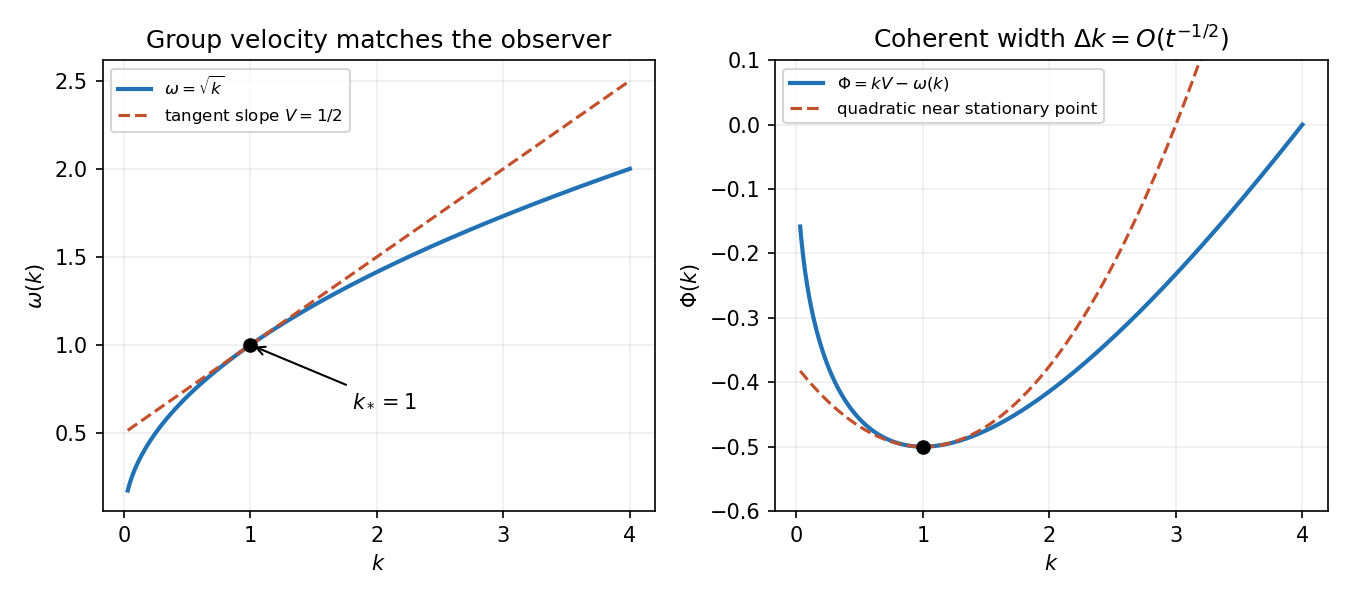

Write Python code to recreate this figure.
# Python 3.14.4; numpy 2.3.5; matplotlib 3.10.7. Output in current working directory.
import numpy as np
import matplotlib
matplotlib.use('Agg')
import matplotlib.pyplot as plt
from pathlib import Path
plt.rcParams.update({'figure.facecolor':'white','axes.facecolor':'white','font.size':10})
fig,axs=plt.subplots(1,2,figsize=(9,4))
k=np.linspace(.03,4,500);w=np.sqrt(k);V=.5;ks=1
axs[0].plot(k,w,'#2171b5',lw=2,label=r'$\omega=\sqrt{k}$')
axs[0].plot(k,1+V*(k-1),'--',color='#c34f2d',label=r'tangent slope $V=1/2$');axs[0].plot(1,1,'ko');axs[0].annotate(r'$k_*=1$',(1,1),(1.8,.65),arrowprops={'arrowstyle':'->'})
axs[0].set(xlabel='$k$',ylabel=r'$\omega(k)$',title='Group velocity matches the observer');axs[0].legend(fontsize=8)
P=k*V-w;axs[1].plot(k,P,'#2171b5',lw=2,label=r'$\Phi=kV-\omega(k)$');axs[1].plot(k,-.5+.125*(k-1)**2,'--',color='#c34f2d',label='quadratic near stationary point');axs[1].plot(1,-.5,'ko')
axs[1].set(xlabel='$k$',ylabel=r'$\Phi(k)$',title=r'Coherent width $\Delta k=O(t^{-1/2})$',ylim=(-.6,.1));axs[1].legend(fontsize=8)
for ax in axs:ax.grid(alpha=.2)
fig.tight_layout();fig.savefig(Path('2008-stationary-phase.png'),dpi=150,facecolor='white');plt.close(fig)
